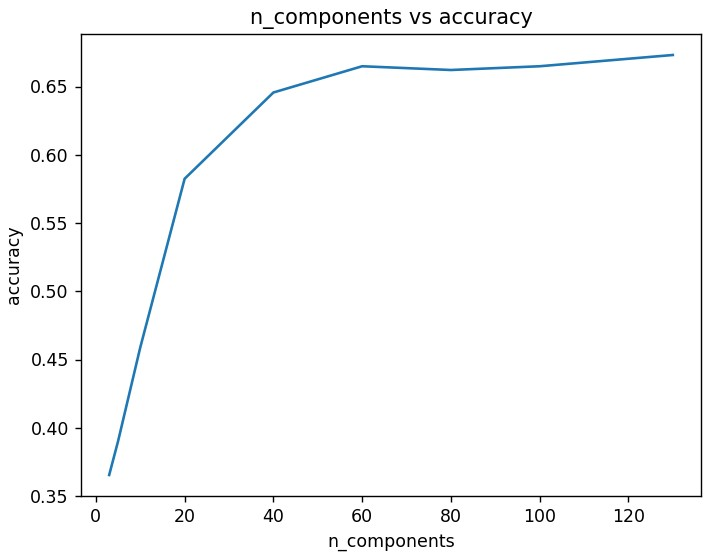
#> input picture CVE_Hmk8/N_component accuracy.jpg, 721 x 552 px, given in place of blood-cells3.png, which was not available
$ python Filter_Selection_Code.py
#> lines starting #> are read from the running program, lines starting #| are printed output that depends on the picture; pictures that were not available may be replaced by others from this repository, and a replacement may not be noted
import cv2
import numpy as np

#Get input from the user as a string
file = input("What file do you want to use? ")
#> the answer given: CVE_Hmk8/N_component accuracy.jpg
file = "blood-cells3.png"
# [9 lines of commented-out code are left out]
image = cv2.imread(file)
#> image is the input picture: shape (552, 721, 3); mean B, G, R 250.2, 249.9, 249.5
image_gray = cv2.imread(file, 0)
#> image_gray: shape (552, 721); min 0, max 255, mean 249.9

h,w,c = image.shape
#> h = 552; w = 721; c = 3

image = image

cv2.namedWindow("Output Blur", cv2.WINDOW_NORMAL)
cv2.resizeWindow("Output Blur", w, h+200)

#cv2.namedWindow("Output Filter", cv2.WINDOW_NORMAL)
#cv2.resizeWindow("Output Filter", w, h)

T_o_F = 1

if file == "pcb.png":
    image = cv2.medianBlur(image, ksize=5)

if file == "dog.png":
    image = cv2.medianBlur(image, ksize=3)

filter = image
blur = image

def nothing(x):
    pass

cv2.createTrackbar("Guassian Blur", 'Output Blur', 0, T_o_F, nothing)
#> slider 'Guassian Blur' is set to 1
cv2.createTrackbar("Bilateral Blur", 'Output Blur', 0, T_o_F, nothing)
#> slider 'Bilateral Blur' is set to 1
cv2.createTrackbar("Median Blur", 'Output Blur', 0, T_o_F, nothing)
#> slider 'Median Blur' is set to 1

cv2.createTrackbar('ksize', 'Output Blur', 0, 10, nothing)
#> slider 'ksize' is set to 3
cv2.createTrackbar('d', 'Output Blur', 15, 100, nothing)
cv2.createTrackbar('Color Sigma', 'Output Blur', 75, 100, nothing)
cv2.createTrackbar('Space Sigma', 'Output Blur', 75, 100, nothing)
cv2.createTrackbar('XY Sigma', 'Output Blur', 1, 100, nothing)

#blur

while True:
    cv2.imshow('Output Blur', blur)
    val = cv2.getWindowProperty('Output Blur', cv2.WND_PROP_VISIBLE)
    print("val")
    print(val)
    if val == 0:
        print("exit")
        break

    blur = image
    blur1 = image

    G_blur = cv2.getTrackbarPos("Guassian Blur", 'Output Blur')
    if G_blur == 1:
        ksize = cv2.getTrackbarPos("ksize", 'Output Blur')
        ksize = 2*ksize + 1
        ksizet = (ksize,ksize)
        XYSigma = cv2.getTrackbarPos("XY Sigma", 'Output Blur')
        k = cv2.waitKey(1)
#> (key Esc is pressed here)
        blur = image
        blur = cv2.GaussianBlur(blur, ksizet, XYSigma)
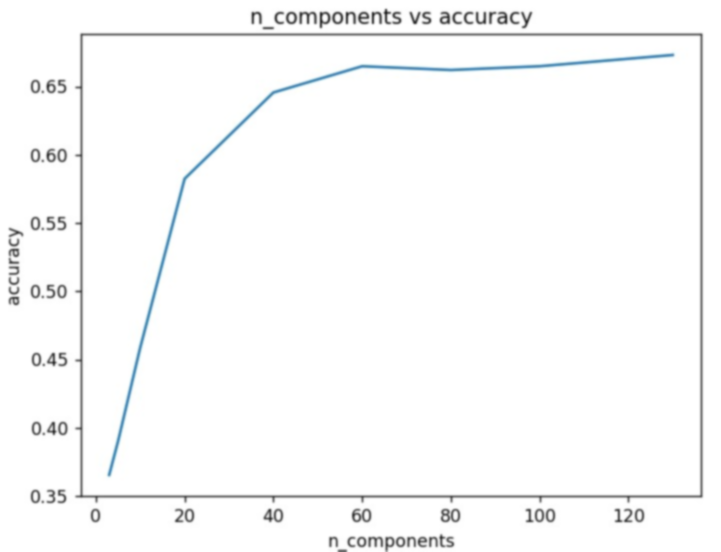
#> blur: shape (552, 721, 3); mean B, G, R 250.2, 249.9, 249.5
        print("Gaussian Filter applied")
        val = cv2.getWindowProperty('Output Blur', cv2.WND_PROP_VISIBLE)
        if val == 0:
            print("exit")
            break

    B_blur = cv2.getTrackbarPos("Bilateral Blur", 'Output Blur')
    if B_blur == 1:
        d = cv2.getTrackbarPos('d', 'Output Blur')
        color = cv2.getTrackbarPos("Color Sigma", 'Output Blur')
        space = cv2.getTrackbarPos("Space Sigma", 'Output Blur')
        k = cv2.waitKey(1)
#> (key Esc is pressed here)
        blur1 = image
        if d <= 1:
            d = 2
        blur = cv2.bilateralFilter(blur1, d, color, space)
        #if blur1 == blur:
        #    print("No Change")
        print("Bilaterial Filter Applied")
        val = cv2.getWindowProperty('Output Blur', cv2.WND_PROP_VISIBLE)
        if val == 0:
            print("exit")
            break

    M_blur = cv2.getTrackbarPos("Median Blur", 'Output Blur')
    if M_blur == 1:
        ksize = cv2.getTrackbarPos("ksize", 'Output Blur')
        ksize = 2*ksize + 1
        k = cv2.waitKey(1)
#> (key Esc is pressed here)
        blur = image
        blur = cv2.medianBlur(blur, ksize=ksize)
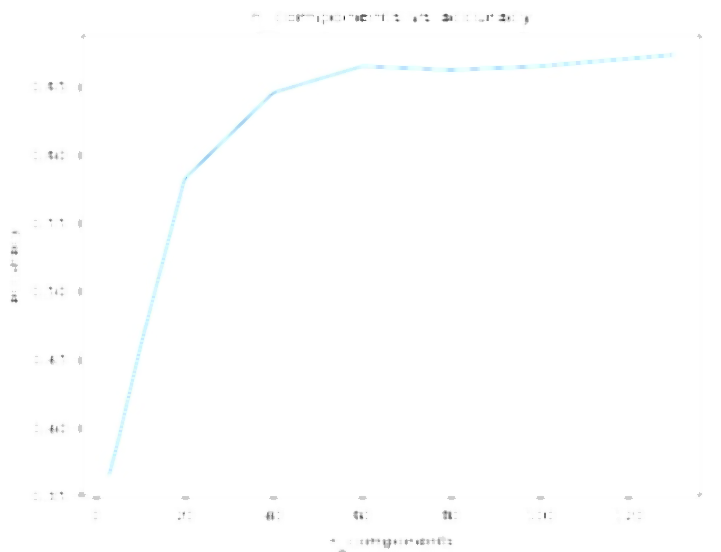
#> blur: shape (552, 721, 3); mean B, G, R 254.5, 254.4, 254.1
        print("Median Filter applied")
        val = cv2.getWindowProperty('Output Blur', cv2.WND_PROP_VISIBLE)
        if val == 0:
            print("exit")
            break

    if (M_blur == 0 and B_blur == 0 and G_blur == 0):
        k = cv2.waitKey(1)
        blur = image
        #print("No Change")
        val = cv2.getWindowProperty('Output Blur', cv2.WND_PROP_VISIBLE)
        if val == 0:
            print("exit")
            break

    else:
        print("Nothing")

    val = cv2.getWindowProperty('Output Blur', cv2.WND_PROP_VISIBLE)
    if val == 0:
        print("exit")
        break

cv2.destroyAllWindows()
FinalBlur = blur
TestBlur = blur

#Sharpen

cv2.namedWindow("Output Filter", cv2.WINDOW_NORMAL)
cv2.resizeWindow("Output Filter", w, h+200)

cv2.createTrackbar("Filter 2D Sharpen", 'Output Filter', 0, T_o_F, nothing)
cv2.createTrackbar("Filter 2D Laplacian", 'Output Filter', 0, T_o_F, nothing)
cv2.createTrackbar("Filter 2D Laplacian2", 'Output Filter', 0, T_o_F, nothing)
cv2.createTrackbar("Filter Unsharp Mask", 'Output Filter', 0, T_o_F, nothing)

cv2.createTrackbar('Center', 'Output Filter', 0, 40, nothing)
cv2.createTrackbar('Rim', 'Output Filter', 1, 10, nothing)
cv2.createTrackbar('Middle', 'Output Filter', 1, 10, nothing)
cv2.createTrackbar('Alpha', 'Output Filter', 1, 96, nothing)
cv2.createTrackbar('Beta', 'Output Filter', 1, 96, nothing)

#blur
filter = TestBlur
while True:
    cv2.imshow('Output Filter', filter)
    filter = TestBlur
    Rim = 0
    Cent = 0
    Midd = 0
    val = cv2.getWindowProperty('Output Filter', cv2.WND_PROP_VISIBLE)
    if val == 0:
        print("exit")
        break

    D2_Sharp = cv2.getTrackbarPos("Filter 2D Sharpen", 'Output Filter')

    if D2_Sharp == 1:
        Cent = cv2.getTrackbarPos("Center", 'Output Filter')
        Rim_Scaled = cv2.getTrackbarPos("Rim", 'Output Filter')
        Rim_S = np.arange(-10,10)
        Rim = Rim_S[Rim_Scaled]
        kern = np.array([[Rim,Rim,Rim],[Rim,Cent,Rim],[Rim,Rim,Rim]])
        print(kern)
        k = cv2.waitKey(1)
        filter = blur
        filter = cv2.filter2D(src=TestBlur, ddepth=-1, kernel=kern)
        print("Filter 2D Sharpen applied")

    Lap = cv2.getTrackbarPos("Filter 2D Laplacian", 'Output Filter')

    if Lap == 1:
        Cent = cv2.getTrackbarPos("Center", 'Output Filter')
        Rim_Scaled = cv2.getTrackbarPos("Rim", 'Output Filter')
        Rim_S = np.arange(-10,10)
        Rim = Rim_S[Rim_Scaled]
        Midd_Scaled = cv2.getTrackbarPos("Middle", 'Output Filter')
        Midd_S = np.arange(-10,10)
        Midd = Midd_S[Midd_Scaled]
        kern = np.array([[Rim,Midd,Rim],[Midd,Cent,Midd],[Rim,Midd,Rim]])
        print(kern)
        k = cv2.waitKey(1)
        filter = blur
        filter = cv2.filter2D(src=TestBlur,  ddepth=-1, kernel=kern)
        print("Filter 2D Laplacian Applied")

    Lap2 = cv2.getTrackbarPos("Filter 2D Laplacian2", 'Output Filter')

    if Lap2 == 1:
        Cent = cv2.getTrackbarPos("Center", 'Output Filter')
        Rim_Scaled = cv2.getTrackbarPos("Rim", 'Output Filter')
        Rim_S = np.arange(-10,10)
        Rim = Rim_S[Rim_Scaled]
        Midd_Scaled = cv2.getTrackbarPos("Middle", 'Output Filter')
        Midd_S = np.arange(-10,10)
        Midd = Midd_S[Midd_Scaled]
        kern = np.array([[Rim,Rim,Midd,Rim,Rim],[Rim,Midd,Midd,Midd,Rim],[Midd,Midd,Cent,Midd,Midd],[Rim,Midd,Midd,Midd,Rim],[Rim,Rim,Midd,Rim,Rim]])
        print(kern)
        k = cv2.waitKey(1)
        filter = blur
        filter = cv2.filter2D(src=TestBlur,  ddepth=-1, kernel=kern)
        print("Filter 2D Laplacian Applied")

    UnMask = cv2.getTrackbarPos("Filter Unsharp Mask", 'Output Filter')

    if UnMask == 1:
        print("UnMask")
        Alpha_Scaled = cv2.getTrackbarPos("Alpha", 'Output Filter')
        Beta_Scaled = cv2.getTrackbarPos("Beta", 'Output Filter')
        Scaled = np.arange(-5,5,0.1)
        Alpha = Scaled[Alpha_Scaled]
        Beta = Scaled[Beta_Scaled]
        print(Alpha)
        print(Beta)
        k = cv2.waitKey(1)
        filter = blur
        filter = cv2.addWeighted(image, Alpha, TestBlur, Beta,0)
        print("Filter 2D Sharpen applied")

    Lap = cv2.getTrackbarPos("Filter 2D Laplacian", 'Output Filter')

    if (Lap == 0 and Lap == 0 and D2_Sharp == 0):
        k = cv2.waitKey(1)
        blur = image
        #print("No Change")

    else:
        print("Nothing")

    val = cv2.getWindowProperty('Output Filter', cv2.WND_PROP_VISIBLE)
    if val == 0:
        print("exit")
        break

cv2.destroyAllWindows()

Finalfilter = filter
Testfilter = filter

#Weight unsharp mask
"""
cv2.namedWindow("Output Unsharp Mask", cv2.WINDOW_NORMAL)
cv2.resizeWindow("Output Unsharp Mask", w, h+200)

cv2.createTrackbar('Alpha', 'Output Filter', 0, 40, nothing)
cv2.createTrackbar('Beta', 'Output Filter', 1, 20, nothing)

while True:
    cv2.imshow('Output Unsharp Mask', image)
    val = cv2.getWindowProperty('Output Filter', cv2.WND_PROP_VISIBLE)
    if val == 0:
        print("exit")
        break
    Alpha = cv2.getTrackbarPos("Alpha", 'Output Unsharp Mask')
    Beta = cv2.getTrackbarPos("Beta", 'Output Unsharp Mask')
"""


"""
while True:
    cv2.imshow('Output filter', filter)
    Lower = cv2.getTrackbarPos('Lower', 'Output filter')
    Upper = cv2.getTrackbarPos('Upper', 'Output filter')
    ApertureSize = cv2.getTrackbarPos('ApertureSize', 'Output filter')


    k = cv2.waitKey(1)
    filter = image
    filter = cv2.Canny(filter, Upper, Lower, ApertureSize, L2gradient = L2)
    val = cv2.getWindowProperty('Output filter', cv2.WND_PROP_VISIBLE)
    if val == 0:
        print("exit")
        break

cv2.destroyAllWindows()
"""

#Save the final color image as input-filename-color.png and display the file in the second window

#Create GUI for Canny Edge Detector
#OpenCV Trackbar GUI

#Output grayscale image window based on size of original image
cv2.namedWindow("Original Image", cv2.WINDOW_NORMAL)
cv2.resizeWindow("Original Image", w, h)
#Output color image window based on size of original image
cv2.namedWindow("Output Blur", cv2.WINDOW_NORMAL)
cv2.resizeWindow("Output Blur", w, h)

#Output color image window based on size of original image
cv2.namedWindow("Output Filter", cv2.WINDOW_NORMAL)
cv2.resizeWindow("Output Filter", w, h)

#Displays original image using windows generated above
cv2.imshow("Original Image", image)
#cv2.imshow("Output Blur", blur)
cv2.imshow("Output Blur", FinalBlur)
cv2.imshow("Output Filter", filter)

# fucntion the program waits for any key to be pressed
cv2.waitKey(0)
# The destoyAllWindows fucntion closes all windows after the script is complete.
cv2.destroyAllWindows()

#Split file on . for png and file name
newname = file.split(".")
#concatenate list of strings and add in name of file
filesobel = newname[0]+"-sobel."+newname[1]
filecanny = newname[0]+"-canny."+newname[1]

#Use opencv's imwrite function to pass in file name and image that is being saved
cv2.imwrite(filecanny,filter)

$ run again, on CVE_Hmk8/Confusion Matrix.jpeg
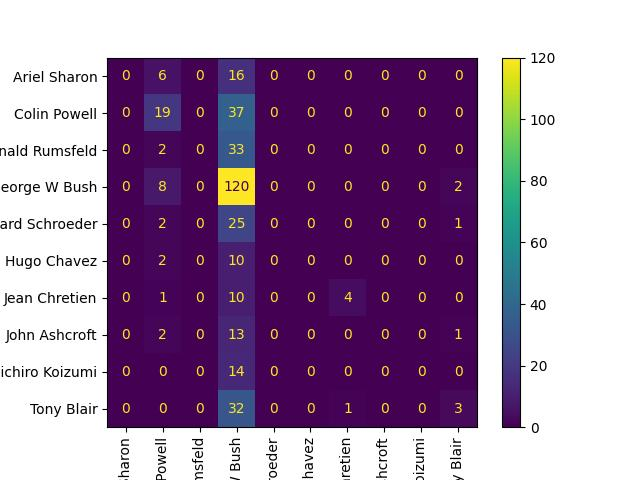
#> input picture CVE_Hmk8/Confusion Matrix.jpeg, 640 x 480 px, given in place of blood-cells3.png, which was not available
#> image is the input picture: shape (480, 640, 3); mean B, G, R 171.8, 140.4, 165.5
#> `image_gray = cv2.imread(file, 0)`:
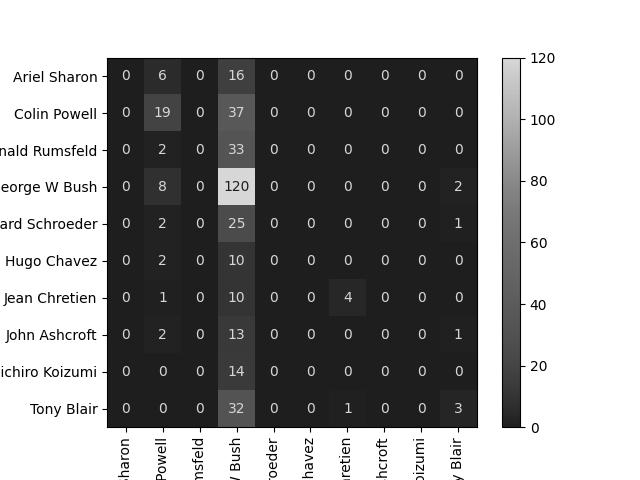
#> image_gray: shape (480, 640); min 0, max 255, mean 151.4
#> `blur = cv2.medianBlur(blur, ksize=ksize)`:
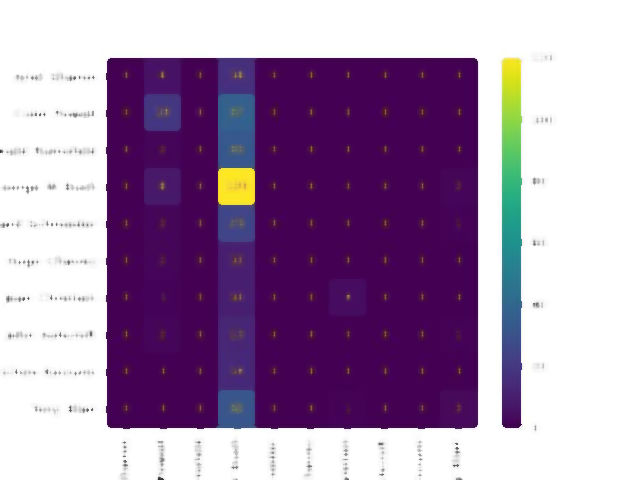
#> blur: shape (480, 640, 3); mean B, G, R 175.2, 141.8, 167.4

$ run again, on CVE_Hmk8/Eiganfaces.jpeg
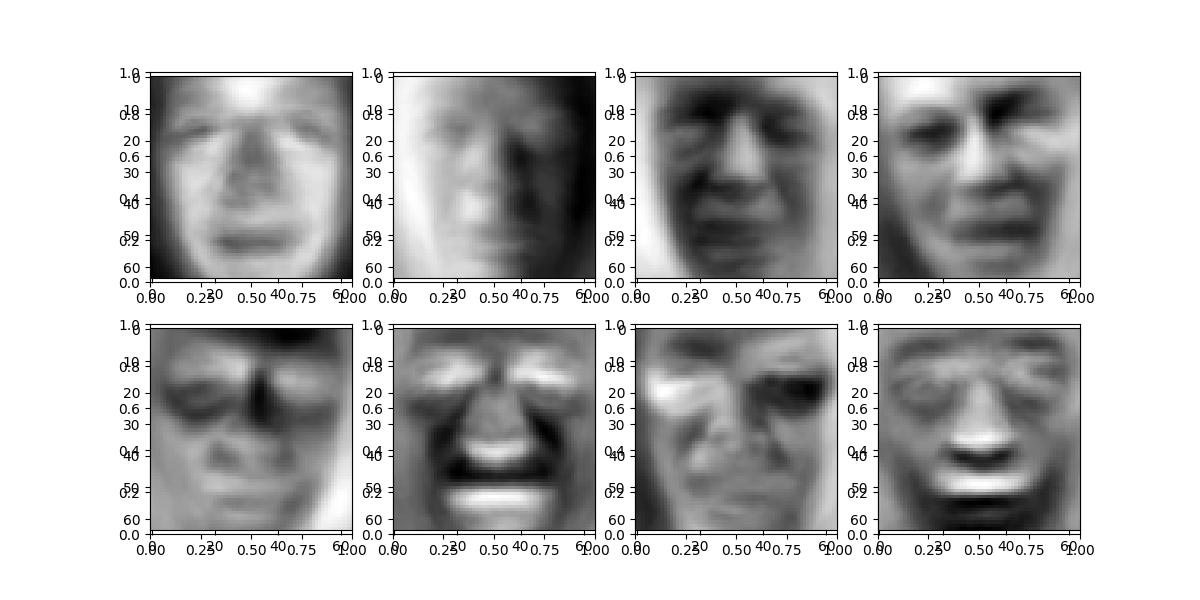
#> input picture CVE_Hmk8/Eiganfaces.jpeg, 1200 x 600 px, given in place of blood-cells3.png, which was not available
#> image is the input picture: shape (600, 1200, 3); min 0, max 255, mean 188.3
#> `blur = cv2.GaussianBlur(blur, ksizet, XYSigma)`:
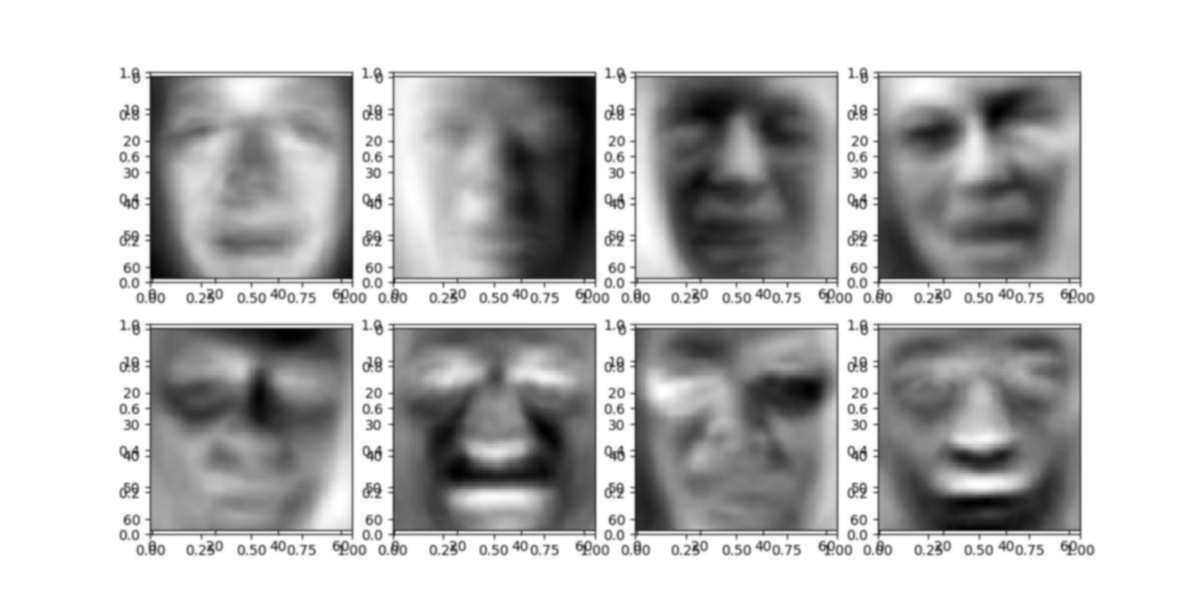
#> blur: shape (600, 1200, 3); min 0, max 255, mean 188.3
#> `blur = cv2.medianBlur(blur, ksize=ksize)`:
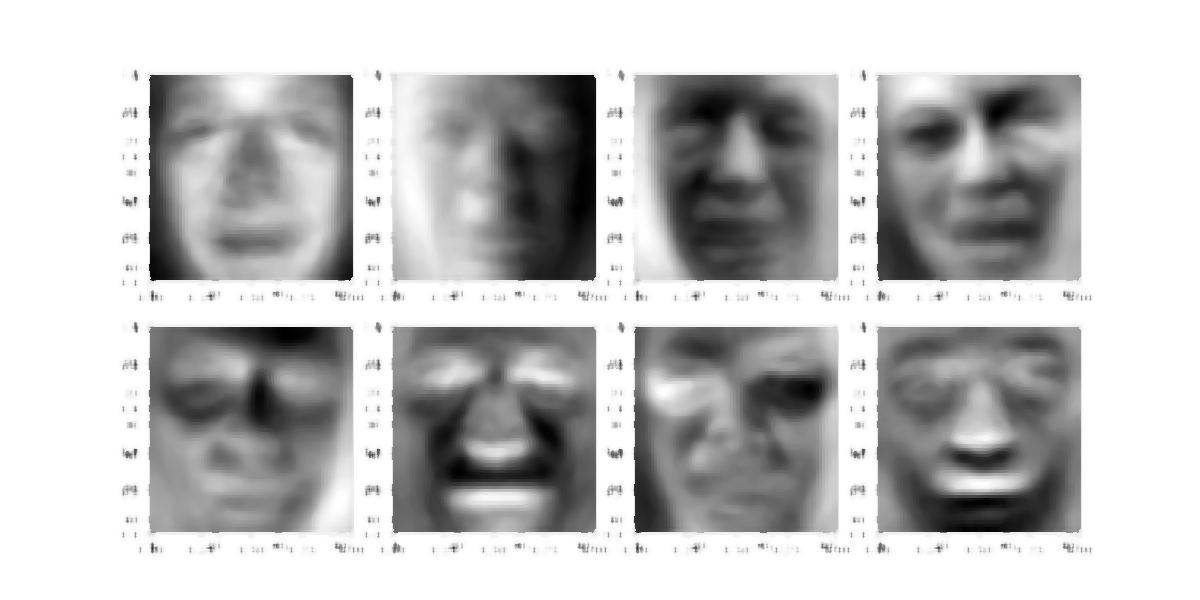
#> blur: shape (600, 1200, 3); min 0, max 255, mean 193
